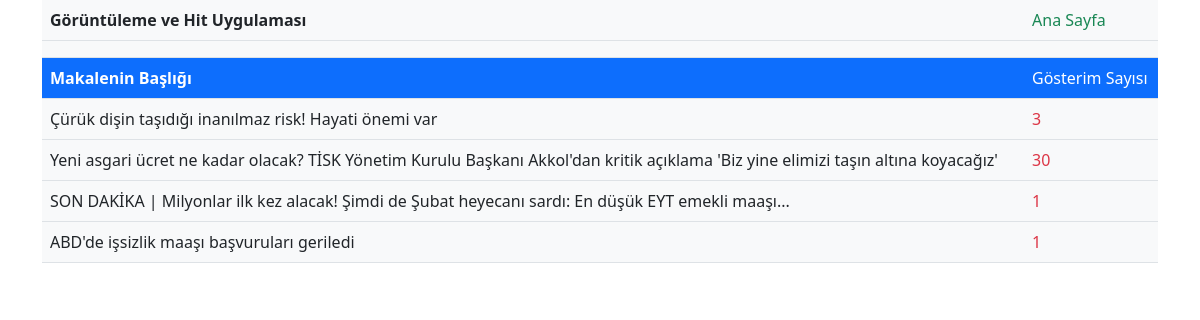
The page / on the database its author committed.
### tables this page shows
CREATE TABLE `makaleler` (
  `id` int(10) UNSIGNED NOT NULL,
  `makale_baslik` varchar(250) NOT NULL,
  `makale_icerik` text NOT NULL,
  `gosterim_sayisi` int(10) NOT NULL
);

### index.php (the view, shortened to what this page needs)
<?php require 'database.php'; ?>
<!doctype html>
<html lang="en">
<head>
  <link href="https://cdn.jsdelivr.net/npm/bootstrap@5.0.2/dist/css/bootstrap.min.css" rel="stylesheet">
</head>
<body>
  <div class="container">
    <table class="table bg-light">
      <tr>
        <td><b>Görüntüleme ve Hit Uygulaması</b></td>
        <td><a href="index.php" class="link-success text-decoration-none">Ana Sayfa</a></td>
      </tr>
      <tr>
        <td colspan="2"></td>
      </tr>
      <tr class="bg-primary">
        <td><b class="text-white">Makalenin Başlığı</b></td>
        <td class="text-white">Gösterim Sayısı</td>
      </tr>
      <?php
      $Sorgu = $db->prepare("SELECT * FROM makaleler");
      $Sorgu->execute();
      $KayitSayisi = $Sorgu->rowCount();
      $Kayitlar = $Sorgu->fetchAll(PDO::FETCH_ASSOC);
      if ($KayitSayisi > 0) {
        foreach ($Kayitlar as $Satirlar) {
      ?>
          <tr class="bg-light">
            <td><a class="link-dark text-decoration-none"href="read.php?id=<?php echo $Satirlar["id"];?>"><?php echo $Satirlar["makale_baslik"];?></a></td>
            <td class="text-danger"><?php echo $Satirlar["gosterim_sayisi"];?></td>
          </tr>
      <?php
        }
      }
      ?>
    </table>
  </div>
</body>
</html>

### rows shown on the page
makaleler: makale_baslik "Çürük dişin taşıdığı inanılmaz risk! Hayati önemi var", gosterim_sayisi "3"
makaleler: makale_baslik "Yeni asgari ücret ne kadar olacak? TİSK Yönetim Kurulu Başkanı Akkol'dan kritik açıklama 'Biz yine elimizi taşın altına koyacağız'", gosterim_sayisi "30"
makaleler: makale_baslik "SON DAKİKA | Milyonlar ilk kez alacak! Şimdi de Şubat heyecanı sardı: En düşük EYT emekli maaşı...", gosterim_sayisi "1"
makaleler: makale_baslik "ABD'de işsizlik maaşı başvuruları geriledi", gosterim_sayisi "1"
